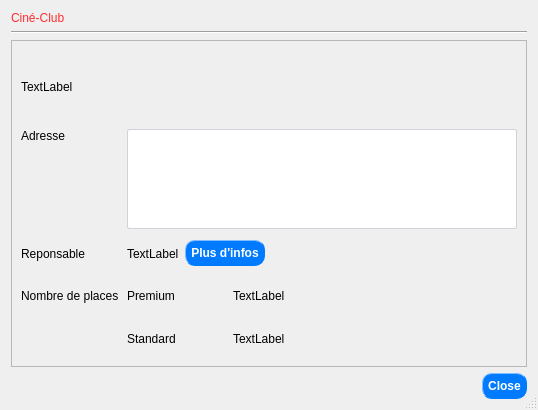
<?xml version="1.0" encoding="UTF-8"?>
<ui version="4.0">
 <class>info_event_dialog</class>
 <widget class="QDialog" name="info_event_dialog">
  <property name="geometry">
   <rect>
    <x>0</x>
    <y>0</y>
    <width>538</width>
    <height>410</height>
   </rect>
  </property>
  <property name="windowTitle">
   <string>Détails d'une salle</string>
  </property>
  <property name="styleSheet">
   <string notr="true">QLabel#titre{ 
	font: 28pt &quot;Lucida Calligraphy&quot;;
	color: rgb(255, 44, 47)
}
QLabel#authentification_label{
	font: bold
}
QPushButton {
	color: #fff;
	background-color: #007bff;
	border-style: outset;
	border-width: 1px;
	border-radius: 10px;
	border-color: #007bff;
	font: bold 12px;
	padding: 5px;
}
QPushButton:hover {
	background-color: #0069d9;
	border-color: #0062cc
}
QPushButton#detailsEventBtn {
	background-color: #17a2b8;
	border-color: #17a2b8;
}
QPushButton:hover#detailsEventBtn {
	background-color: #138496;
	border-color: #117a8b;
}
QLineEdit, QTextEdit, QListWidget, QComboBox {
	color: #495057;
	background-color: #fff;
	border: 1px solid #ced4da;
	border-radius: 2px;
	padding: 4 1px;
}
</string>
  </property>
  <property name="sizeGripEnabled">
   <bool>true</bool>
  </property>
  <property name="modal">
   <bool>true</bool>
  </property>
  <layout class="QVBoxLayout" name="verticalLayout">
   <item>
    <widget class="QLabel" name="titre">
     <property name="sizePolicy">
      <sizepolicy hsizetype="Expanding" vsizetype="Minimum">
       <horstretch>0</horstretch>
       <verstretch>0</verstretch>
      </sizepolicy>
     </property>
     <property name="text">
      <string>Ciné-Club</string>
     </property>
    </widget>
   </item>
   <item>
    <widget class="Line" name="line">
     <property name="sizePolicy">
      <sizepolicy hsizetype="Expanding" vsizetype="Fixed">
       <horstretch>0</horstretch>
       <verstretch>0</verstretch>
      </sizepolicy>
     </property>
     <property name="frameShadow">
      <enum>QFrame::Sunken</enum>
     </property>
     <property name="orientation">
      <enum>Qt::Horizontal</enum>
     </property>
    </widget>
   </item>
   <item>
    <widget class="QScrollArea" name="scrollArea">
     <property name="widgetResizable">
      <bool>true</bool>
     </property>
     <widget class="QWidget" name="scrollAreaWidgetContents">
      <property name="geometry">
       <rect>
        <x>0</x>
        <y>0</y>
        <width>518</width>
        <height>295</height>
       </rect>
      </property>
      <layout class="QGridLayout" name="_2">
       <item row="0" column="0">
        <layout class="QGridLayout" name="add_event_layout" rowstretch="0,0,0,0,0,0">
         <item row="4" column="1">
          <widget class="QLabel" name="label_4">
           <property name="maximumSize">
            <size>
             <width>100</width>
             <height>16777215</height>
            </size>
           </property>
           <property name="text">
            <string>Premium</string>
           </property>
          </widget>
         </item>
         <item row="5" column="1">
          <widget class="QLabel" name="label">
           <property name="maximumSize">
            <size>
             <width>100</width>
             <height>16777215</height>
            </size>
           </property>
           <property name="text">
            <string>Standard</string>
           </property>
          </widget>
         </item>
         <item row="4" column="0">
          <widget class="QLabel" name="nombre_place_salle_label">
           <property name="maximumSize">
            <size>
             <width>100</width>
             <height>16777215</height>
            </size>
           </property>
           <property name="text">
            <string>Nombre de places</string>
           </property>
          </widget>
         </item>
         <item row="2" column="0" alignment="Qt::AlignTop">
          <widget class="QLabel" name="adresse_salle_label">
           <property name="maximumSize">
            <size>
             <width>100</width>
             <height>16777215</height>
            </size>
           </property>
           <property name="text">
            <string>Adresse</string>
           </property>
           <property name="buddy">
            <cstring>adresse_salle_value</cstring>
           </property>
          </widget>
         </item>
         <item row="3" column="0">
          <widget class="QLabel" name="responsable_salle_label">
           <property name="maximumSize">
            <size>
             <width>100</width>
             <height>16777215</height>
            </size>
           </property>
           <property name="text">
            <string>Reponsable</string>
           </property>
          </widget>
         </item>
         <item row="4" column="2">
          <widget class="QLabel" name="nbr_place_premium_vaue">
           <property name="text">
            <string>TextLabel</string>
           </property>
          </widget>
         </item>
         <item row="5" column="2">
          <widget class="QLabel" name="nbr_place_standard_value">
           <property name="text">
            <string>TextLabel</string>
           </property>
          </widget>
         </item>
         <item row="3" column="1" colspan="2" alignment="Qt::AlignLeft">
          <widget class="QWidget" name="salle_container" native="true">
           <layout class="QHBoxLayout" name="horizontalLayout" stretch="0,1">
            <property name="leftMargin">
             <number>0</number>
            </property>
            <property name="topMargin">
             <number>0</number>
            </property>
            <property name="rightMargin">
             <number>0</number>
            </property>
            <property name="bottomMargin">
             <number>0</number>
            </property>
            <item>
             <widget class="QLabel" name="responsable_salle_value">
              <property name="sizePolicy">
               <sizepolicy hsizetype="Fixed" vsizetype="Preferred">
                <horstretch>0</horstretch>
                <verstretch>0</verstretch>
               </sizepolicy>
              </property>
              <property name="text">
               <string>TextLabel</string>
              </property>
              <property name="buddy">
               <cstring>responsable_info_btn</cstring>
              </property>
             </widget>
            </item>
            <item>
             <widget class="QPushButton" name="responsable_info_btn">
              <property name="maximumSize">
               <size>
                <width>200</width>
                <height>16777215</height>
               </size>
              </property>
              <property name="text">
               <string>Plus d'infos</string>
              </property>
             </widget>
            </item>
           </layout>
          </widget>
         </item>
         <item row="2" column="1" colspan="2">
          <widget class="QTextBrowser" name="adresse_salle_value">
           <property name="sizePolicy">
            <sizepolicy hsizetype="Expanding" vsizetype="Fixed">
             <horstretch>0</horstretch>
             <verstretch>0</verstretch>
            </sizepolicy>
           </property>
           <property name="minimumSize">
            <size>
             <width>0</width>
             <height>0</height>
            </size>
           </property>
           <property name="maximumSize">
            <size>
             <width>16777215</width>
             <height>100</height>
            </size>
           </property>
          </widget>
         </item>
         <item row="0" column="0" rowspan="2" colspan="3">
          <widget class="QLabel" name="nom_salle_value">
           <property name="styleSheet">
            <string notr="true">font: 14pt &quot;Arial&quot;;</string>
           </property>
           <property name="text">
            <string>TextLabel</string>
           </property>
          </widget>
         </item>
        </layout>
       </item>
      </layout>
     </widget>
    </widget>
   </item>
   <item>
    <widget class="QDialogButtonBox" name="buttonBox">
     <property name="standardButtons">
      <set>QDialogButtonBox::Close</set>
     </property>
    </widget>
   </item>
  </layout>
 </widget>
 <tabstops>
  <tabstop>scrollArea</tabstop>
  <tabstop>adresse_salle_value</tabstop>
  <tabstop>responsable_info_btn</tabstop>
 </tabstops>
 <resources/>
 <connections>
  <connection>
   <sender>buttonBox</sender>
   <signal>accepted()</signal>
   <receiver>info_event_dialog</receiver>
   <slot>accept()</slot>
   <hints>
    <hint type="sourcelabel">
     <x>275</x>
     <y>374</y>
    </hint>
    <hint type="destinationlabel">
     <x>157</x>
     <y>274</y>
    </hint>
   </hints>
  </connection>
  <connection>
   <sender>buttonBox</sender>
   <signal>rejected()</signal>
   <receiver>info_event_dialog</receiver>
   <slot>reject()</slot>
   <hints>
    <hint type="sourcelabel">
     <x>343</x>
     <y>374</y>
    </hint>
    <hint type="destinationlabel">
     <x>286</x>
     <y>274</y>
    </hint>
   </hints>
  </connection>
 </connections>
</ui>
